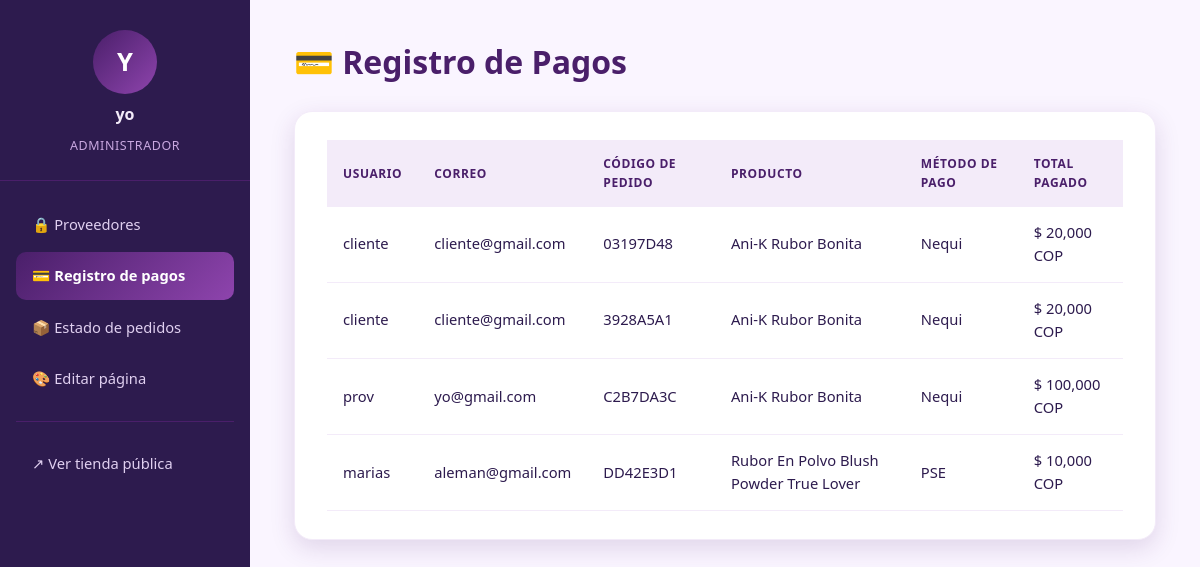
Page /adm/pagos/ (signed in) on the earlier database version.
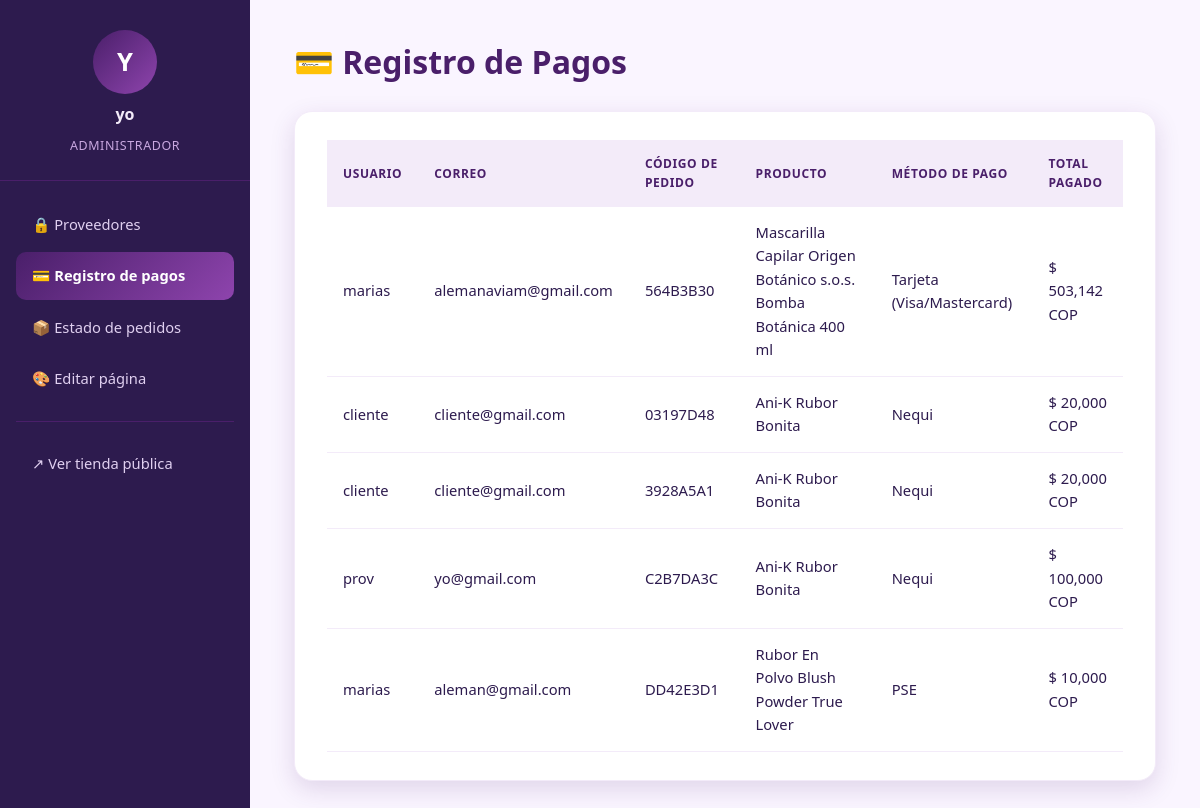
Same page on the later database version.
### rastreo/models.py (models this page shows, shortened)
class Envio(models.Model):
    ESTADOS = [
        ('preparando', 'En preparación'),
        ('listo', 'Listo'),
        ('en_camino', 'En viaje'),
        ('entregado', 'Llegó a su destino'),
        ('cancelado', 'Cancelado'),
    ]
    METODOS_PAGO = [
        ('nequi', 'Nequi'),
        ('tarjeta', 'Tarjeta (Visa/Mastercard)'),
        ('pse', 'PSE'),
        ('mercadopago', 'Mercado Pago'),
        ('contraentrega', 'Pago contraentrega'),
    ]
    cliente = models.ForeignKey(settings.AUTH_USER_MODEL, on_delete=models.CASCADE, related_name='envios')
    producto = models.ForeignKey(Producto, on_delete=models.CASCADE)
    fecha_creacion = models.DateTimeField(auto_now_add=True)
    estado_actual = models.CharField(max_length=20, choices=ESTADOS, default='preparando')
    numero_guia = models.CharField(max_length=20, unique=True)
    cantidad = models.PositiveIntegerField(default=1)
    precio_unitario = models.DecimalField(max_digits=10, decimal_places=2, default=0)
    nombre_destinatario = models.CharField(max_length=150, blank=True)
    telefono = models.CharField(max_length=20, blank=True)
    correo = models.EmailField(blank=True)
    direccion = models.CharField(max_length=255, blank=True)
    departamento = models.CharField(max_length=100, blank=True)
    ciudad = models.CharField(max_length=100, blank=True)
    metodo_pago = models.CharField(max_length=20, choices=METODOS_PAGO, blank=True)
    def subtotal(self):
        return self.cantidad * self.precio_unitario

### inventario/models.py (models this page shows, shortened)
class Producto(models.Model):
    proveedor = models.ForeignKey(User, on_delete=models.CASCADE, related_name='productos')
    categoria = models.ForeignKey(Categoria, on_delete=models.SET_NULL, null=True, related_name='articulos')
    nombre = models.CharField(max_length=150)
    marca = models.CharField(max_length=100, blank=True, null=True)
    descripcion = models.TextField()
    precio = models.DecimalField(
        max_digits=10,
        decimal_places=2,
        validators=[MinValueValidator(Decimal("0.00"))],
    )
    cantidad_disponible = models.PositiveIntegerField(default=0)
    imagen = models.ImageField(upload_to='productos/', blank=True, null=True)
    esta_activo = models.BooleanField(default=True, help_text="Permite pausar la venta del producto sin eliminarlo")
    fecha_creacion = models.DateTimeField(auto_now_add=True)
    ultima_actualizacion = models.DateTimeField(auto_now=True)

### administracion/views.py (the view)
# urls.py: path('pagos/', views.pagos, name='pagos'),
@admin_required
def pagos(request):
    Envio = apps.get_model('rastreo', 'Envio')
    pagos_lista = (
        Envio.objects
        .exclude(estado_actual='cancelado')
        .select_related('cliente', 'producto')
        .order_by('-fecha_creacion')
    )
    return render(request, 'administracion/pagos.html', {
        'pagos': pagos_lista,
        'active': 'pagos',
    })

### administracion/templates/administracion/pagos.html (shortened to what this page needs)
{% extends 'administracion/base_admin.html' %}
{% load humanize %}
{% block contenido %}
    <h1>💳 Registro de Pagos</h1>
    <section class="admin-card">
        {% if pagos %}
            <table class="admin-table">
                <thead>
                    <tr>
                        <th>Usuario</th>
                        <th>Correo</th>
                        <th>Código de pedido</th>
                        <th>Producto</th>
                        <th>Método de pago</th>
                        <th>Total pagado</th>
                    </tr>
                </thead>
                <tbody>
                {% for envio in pagos %}
                    <tr>
                        <td>{{ envio.cliente.username }}</td>
                        <td>{{ envio.correo|default:envio.cliente.email }}</td>
                        <td>{{ envio.numero_guia }}</td>
                        <td>{{ envio.producto.nombre }}</td>
                        <td>{{ envio.get_metodo_pago_display|default:"—" }}</td>
                        <td>$ {{ envio.subtotal|floatformat:0|intcomma }} COP</td>
                    </tr>
                {% endfor %}
                </tbody>
            </table>
        {% else %}
            <p>Todavía no se ha registrado ningún pago.</p>
        {% endif %}
    </section>
{% endblock %}

### administracion/templates/administracion/base_admin.html (shortened to what this page needs)
{% load static %}
<!DOCTYPE html>
<html lang="es">
<head>
    <link rel="stylesheet" href="{% static 'dash.css' %}">
    <link rel="stylesheet" href="{% static 'base.css' %}">
</head>
<body>
<div class="admin-layout">
    <aside class="admin-sidebar">
        <div class="admin-profile">
            <div class="avatar-circle">{{ request.user.username|first|upper }}</div>
            <p class="admin-name">{{ request.user.username }}</p>
            <p class="admin-role">Administrador</p>
        </div>
        <nav class="admin-nav">
            <a href="{% url 'administracion:dashboard' %}" class="{% if active == 'proveedores' %}active{% endif %}">🔒 Proveedores</a>
            <a href="{% url 'administracion:pagos' %}" class="{% if active == 'pagos' %}active{% endif %}">💳 Registro de pagos</a>
            <a href="{% url 'administracion:pedidos' %}" class="{% if active == 'pedidos' %}active{% endif %}">📦 Estado de pedidos</a>
            <a href="{% url 'administracion:gestion_diseno' %}" class="{% if active == 'diseno' %}active{% endif %}">🎨 Editar página</a>
            <hr>
            <a href="{% url 'usuarios:tienda_home' %}" target="_blank" rel="noopener">↗ Ver tienda pública</a>
        </nav>
    </aside>
    <main class="admin-main">
        {% block contenido %}{% endblock %}
    </main>
</div>
</body>
</html>

### administracion/static/dash.css (style rules this page uses)
:root { --purple-900: #2d1b4e; --purple-800: #4a1f6a; --purple-700: #6c3b8c; --purple-600: #8e44ad; --purple-500: #9b59b6; --purple-400: #b38cd9; --purple-300: #c9a8e0; --purple-200: #e0d0f0; --purple-100: #f3ebf9; --purple-50: #faf5ff; --gradient-hero: linear-gradient(135deg, #4a1f6a, #8e44ad); --shadow: 0 8px 24px rgba(75, 30, 110, 0.15); --radius: 18px; --success: #27ae60; --success-hover: #219150; --font-family: system-ui, -apple-system, BlinkMacSystemFont, 'Segoe UI', Roboto, Oxygen, Ubuntu, Cantarell, sans-serif; }
*, *::before, *::after { box-sizing: border-box; margin: 0; padding: 0; }
body { font-family: var(--font-family); background-color: var(--purple-50); color: var(--purple-900); line-height: 1.6; min-height: 100vh; }
.admin-card { background: white; border-radius: var(--radius); padding: 2rem; box-shadow: var(--shadow); border: 1px solid var(--purple-100); margin-bottom: 2rem; }

### administracion/static/base.css (style rules this page uses)
:root { --purple-900: #2d1b4e; --purple-800: #4a1f6a; --purple-700: #6c3b8c; --purple-600: #8e44ad; --purple-500: #9b59b6; --purple-400: #b38cd9; --purple-300: #c9a8e0; --purple-200: #e0d0f0; --purple-100: #f3ebf9; --purple-50: #faf5ff; --gradient-hero: linear-gradient(135deg, #4a1f6a, #8e44ad); --shadow: 0 8px 24px rgba(75, 30, 110, 0.15); --radius: 18px; }
* { box-sizing: border-box; margin: 0; padding: 0; font-family: 'Segoe UI', Tahoma, Geneva, Verdana, sans-serif; }
body { background: var(--purple-50); color: var(--purple-900); min-height: 100vh; }
.admin-layout { display: flex; min-height: 100vh; }
.admin-sidebar { width: 250px; flex-shrink: 0; background: var(--purple-900); color: var(--purple-100); display: flex; flex-direction: column; padding: 30px 0; }
.admin-profile { display: flex; flex-direction: column; align-items: center; gap: 8px; padding-bottom: 24px; margin-bottom: 20px; border-bottom: 1px solid var(--purple-800); }
.avatar-circle { width: 64px; height: 64px; border-radius: 50%; background: var(--gradient-hero); display: flex; align-items: center; justify-content: center; font-size: 1.6rem; font-weight: 700; color: white; }
.admin-name { font-weight: 700; font-size: 1rem; }
.admin-role { font-size: 0.78rem; color: var(--purple-300); text-transform: uppercase; letter-spacing: 0.6px; }
.admin-nav { display: flex; flex-direction: column; gap: 4px; padding: 0 16px; }
.admin-nav a { display: flex; align-items: center; gap: 10px; padding: 12px 16px; border-radius: 10px; color: var(--purple-200); text-decoration: none; font-size: 0.92rem; font-weight: 500; transition: background 0.2s ease, color 0.2s ease; }
.admin-nav a.active { background: var(--gradient-hero); color: white; font-weight: 700; }
.admin-nav hr { border: none; border-top: 1px solid var(--purple-800); margin: 14px 0; }
.admin-main { flex: 1; padding: 36px 44px; }
.admin-main h1 { color: var(--purple-800); margin-bottom: 24px; }
.admin-card { background: white; border-radius: var(--radius); box-shadow: var(--shadow); padding: 28px 32px; }
table.admin-table { width: 100%; border-collapse: collapse; text-align: left; }
table.admin-table th { background: var(--purple-100); color: var(--purple-800); padding: 14px 16px; font-size: 12px; text-transform: uppercase; letter-spacing: 0.6px; }
table.admin-table td { padding: 14px 16px; border-bottom: 1px solid var(--purple-100); font-size: 0.92rem; }

Differences in the rows shown:
added Envio: cliente.username "marias", correo "alemanaviam@gmail.com", numero_guia "564B3B30", producto.nombre "Mascarilla Capilar Origen Botánico s.o.s. Bomba Botánica 400 ml", metodo_pago "Tarjeta (Visa/Mastercard)", subtotal "503,142"
